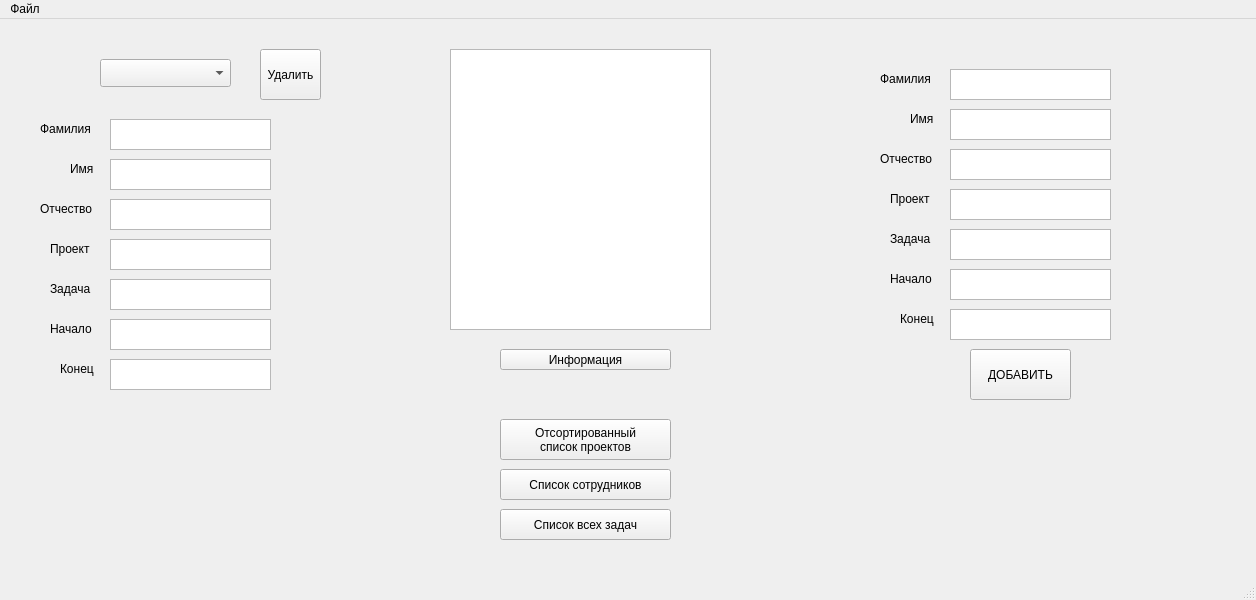
<?xml version="1.0" encoding="UTF-8"?>
<ui version="4.0">
 <class>MainWindow</class>
 <widget class="QMainWindow" name="MainWindow">
  <property name="geometry">
   <rect>
    <x>0</x>
    <y>0</y>
    <width>1256</width>
    <height>600</height>
   </rect>
  </property>
  <property name="windowTitle">
   <string>MainWindow</string>
  </property>
  <widget class="QWidget" name="centralwidget">
   <widget class="QPushButton" name="pushButton">
    <property name="geometry">
     <rect>
      <x>500</x>
      <y>330</y>
      <width>171</width>
      <height>21</height>
     </rect>
    </property>
    <property name="text">
     <string>Информация</string>
    </property>
   </widget>
   <widget class="QComboBox" name="comboBox">
    <property name="geometry">
     <rect>
      <x>100</x>
      <y>40</y>
      <width>131</width>
      <height>28</height>
     </rect>
    </property>
   </widget>
   <widget class="QListWidget" name="listWidget">
    <property name="geometry">
     <rect>
      <x>450</x>
      <y>30</y>
      <width>261</width>
      <height>281</height>
     </rect>
    </property>
   </widget>
   <widget class="QTextEdit" name="textEdit">
    <property name="geometry">
     <rect>
      <x>110</x>
      <y>100</y>
      <width>161</width>
      <height>31</height>
     </rect>
    </property>
   </widget>
   <widget class="QTextEdit" name="textEdit_2">
    <property name="geometry">
     <rect>
      <x>110</x>
      <y>140</y>
      <width>161</width>
      <height>31</height>
     </rect>
    </property>
   </widget>
   <widget class="QTextEdit" name="textEdit_3">
    <property name="geometry">
     <rect>
      <x>110</x>
      <y>180</y>
      <width>161</width>
      <height>31</height>
     </rect>
    </property>
   </widget>
   <widget class="QTextEdit" name="textEdit_4">
    <property name="geometry">
     <rect>
      <x>110</x>
      <y>220</y>
      <width>161</width>
      <height>31</height>
     </rect>
    </property>
   </widget>
   <widget class="QTextEdit" name="textEdit_5">
    <property name="geometry">
     <rect>
      <x>110</x>
      <y>260</y>
      <width>161</width>
      <height>31</height>
     </rect>
    </property>
   </widget>
   <widget class="QTextEdit" name="textEdit_6">
    <property name="geometry">
     <rect>
      <x>110</x>
      <y>300</y>
      <width>161</width>
      <height>31</height>
     </rect>
    </property>
   </widget>
   <widget class="QTextEdit" name="textEdit_7">
    <property name="geometry">
     <rect>
      <x>110</x>
      <y>340</y>
      <width>161</width>
      <height>31</height>
     </rect>
    </property>
   </widget>
   <widget class="QLabel" name="label">
    <property name="geometry">
     <rect>
      <x>40</x>
      <y>100</y>
      <width>63</width>
      <height>20</height>
     </rect>
    </property>
    <property name="text">
     <string>Фамилия</string>
    </property>
   </widget>
   <widget class="QLabel" name="label_2">
    <property name="geometry">
     <rect>
      <x>70</x>
      <y>140</y>
      <width>31</width>
      <height>20</height>
     </rect>
    </property>
    <property name="text">
     <string>Имя</string>
    </property>
   </widget>
   <widget class="QLabel" name="label_3">
    <property name="geometry">
     <rect>
      <x>40</x>
      <y>180</y>
      <width>63</width>
      <height>20</height>
     </rect>
    </property>
    <property name="text">
     <string>Отчество</string>
    </property>
   </widget>
   <widget class="QLabel" name="label_4">
    <property name="geometry">
     <rect>
      <x>50</x>
      <y>220</y>
      <width>51</width>
      <height>20</height>
     </rect>
    </property>
    <property name="text">
     <string>Проект</string>
    </property>
   </widget>
   <widget class="QLabel" name="label_5">
    <property name="geometry">
     <rect>
      <x>50</x>
      <y>260</y>
      <width>51</width>
      <height>20</height>
     </rect>
    </property>
    <property name="text">
     <string>Задача</string>
    </property>
   </widget>
   <widget class="QLabel" name="label_6">
    <property name="geometry">
     <rect>
      <x>50</x>
      <y>300</y>
      <width>51</width>
      <height>20</height>
     </rect>
    </property>
    <property name="text">
     <string>Начало</string>
    </property>
   </widget>
   <widget class="QLabel" name="label_7">
    <property name="geometry">
     <rect>
      <x>60</x>
      <y>340</y>
      <width>51</width>
      <height>20</height>
     </rect>
    </property>
    <property name="text">
     <string>Конец</string>
    </property>
   </widget>
   <widget class="QPushButton" name="pushButton_2">
    <property name="geometry">
     <rect>
      <x>500</x>
      <y>400</y>
      <width>171</width>
      <height>41</height>
     </rect>
    </property>
    <property name="text">
     <string>Отсортированный
список проектов</string>
    </property>
   </widget>
   <widget class="QPushButton" name="pushButton_3">
    <property name="geometry">
     <rect>
      <x>500</x>
      <y>450</y>
      <width>171</width>
      <height>31</height>
     </rect>
    </property>
    <property name="text">
     <string>Список сотрудников</string>
    </property>
   </widget>
   <widget class="QPushButton" name="pushButton_4">
    <property name="geometry">
     <rect>
      <x>500</x>
      <y>490</y>
      <width>171</width>
      <height>31</height>
     </rect>
    </property>
    <property name="text">
     <string>Список всех задач</string>
    </property>
   </widget>
   <widget class="QLabel" name="label_8">
    <property name="geometry">
     <rect>
      <x>890</x>
      <y>210</y>
      <width>51</width>
      <height>20</height>
     </rect>
    </property>
    <property name="text">
     <string>Задача</string>
    </property>
   </widget>
   <widget class="QTextEdit" name="textEdit_8">
    <property name="geometry">
     <rect>
      <x>950</x>
      <y>50</y>
      <width>161</width>
      <height>31</height>
     </rect>
    </property>
   </widget>
   <widget class="QTextEdit" name="textEdit_9">
    <property name="geometry">
     <rect>
      <x>950</x>
      <y>170</y>
      <width>161</width>
      <height>31</height>
     </rect>
    </property>
   </widget>
   <widget class="QLabel" name="label_9">
    <property name="geometry">
     <rect>
      <x>880</x>
      <y>50</y>
      <width>63</width>
      <height>20</height>
     </rect>
    </property>
    <property name="text">
     <string>Фамилия</string>
    </property>
   </widget>
   <widget class="QTextEdit" name="textEdit_10">
    <property name="geometry">
     <rect>
      <x>950</x>
      <y>130</y>
      <width>161</width>
      <height>31</height>
     </rect>
    </property>
   </widget>
   <widget class="QTextEdit" name="textEdit_11">
    <property name="geometry">
     <rect>
      <x>950</x>
      <y>210</y>
      <width>161</width>
      <height>31</height>
     </rect>
    </property>
   </widget>
   <widget class="QTextEdit" name="textEdit_12">
    <property name="geometry">
     <rect>
      <x>950</x>
      <y>90</y>
      <width>161</width>
      <height>31</height>
     </rect>
    </property>
   </widget>
   <widget class="QLabel" name="label_10">
    <property name="geometry">
     <rect>
      <x>910</x>
      <y>90</y>
      <width>31</width>
      <height>20</height>
     </rect>
    </property>
    <property name="text">
     <string>Имя</string>
    </property>
   </widget>
   <widget class="QLabel" name="label_11">
    <property name="geometry">
     <rect>
      <x>880</x>
      <y>130</y>
      <width>63</width>
      <height>20</height>
     </rect>
    </property>
    <property name="text">
     <string>Отчество</string>
    </property>
   </widget>
   <widget class="QTextEdit" name="textEdit_13">
    <property name="geometry">
     <rect>
      <x>950</x>
      <y>250</y>
      <width>161</width>
      <height>31</height>
     </rect>
    </property>
   </widget>
   <widget class="QLabel" name="label_12">
    <property name="geometry">
     <rect>
      <x>900</x>
      <y>290</y>
      <width>51</width>
      <height>20</height>
     </rect>
    </property>
    <property name="text">
     <string>Конец</string>
    </property>
   </widget>
   <widget class="QLabel" name="label_13">
    <property name="geometry">
     <rect>
      <x>890</x>
      <y>170</y>
      <width>51</width>
      <height>20</height>
     </rect>
    </property>
    <property name="text">
     <string>Проект</string>
    </property>
   </widget>
   <widget class="QLabel" name="label_14">
    <property name="geometry">
     <rect>
      <x>890</x>
      <y>250</y>
      <width>51</width>
      <height>20</height>
     </rect>
    </property>
    <property name="text">
     <string>Начало</string>
    </property>
   </widget>
   <widget class="QTextEdit" name="textEdit_14">
    <property name="geometry">
     <rect>
      <x>950</x>
      <y>290</y>
      <width>161</width>
      <height>31</height>
     </rect>
    </property>
   </widget>
   <widget class="QPushButton" name="pushButton_5">
    <property name="geometry">
     <rect>
      <x>970</x>
      <y>330</y>
      <width>101</width>
      <height>51</height>
     </rect>
    </property>
    <property name="text">
     <string>ДОБАВИТЬ</string>
    </property>
   </widget>
   <widget class="QPushButton" name="pushButton_6">
    <property name="geometry">
     <rect>
      <x>260</x>
      <y>30</y>
      <width>61</width>
      <height>51</height>
     </rect>
    </property>
    <property name="text">
     <string>Удалить</string>
    </property>
   </widget>
  </widget>
  <widget class="QMenuBar" name="menubar">
   <property name="geometry">
    <rect>
     <x>0</x>
     <y>0</y>
     <width>1256</width>
     <height>25</height>
    </rect>
   </property>
   <widget class="QMenu" name="menu">
    <property name="title">
     <string>Файл</string>
    </property>
    <addaction name="action"/>
    <addaction name="action_2"/>
   </widget>
   <addaction name="menu"/>
  </widget>
  <widget class="QStatusBar" name="statusbar"/>
  <action name="action">
   <property name="text">
    <string>Открыть...</string>
   </property>
  </action>
  <action name="action_2">
   <property name="text">
    <string>Сохранить как..</string>
   </property>
  </action>
 </widget>
 <resources/>
 <connections/>
</ui>
